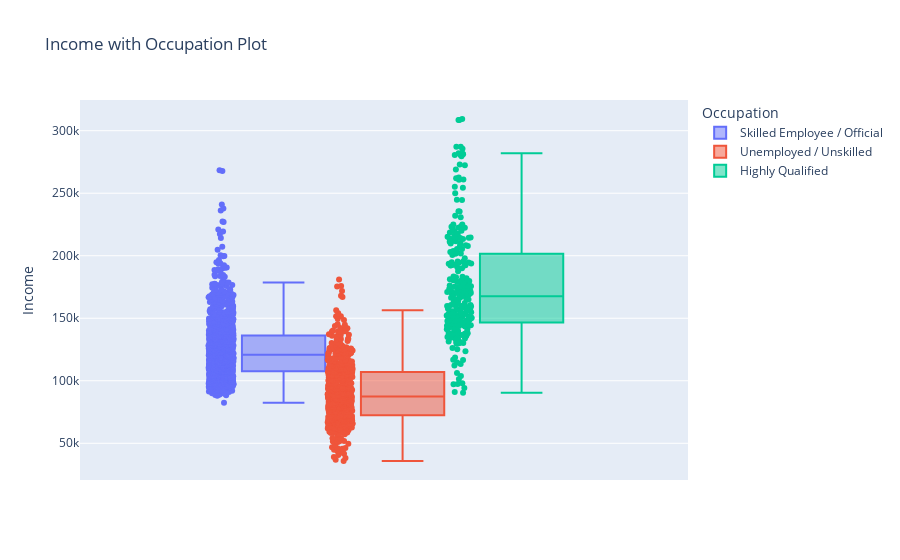

The cell this chart's notebook holds for it:
### Code cell
fig = px.box(df, y="Income", color = "Occupation", points='all', title="Income with Occupation Plot")
fig.show()

### Figure 1 — Plotly figure (JSON) as saved in the notebook; plotly's stock layout.template omitted (floating-point values rounded to 4 significant figures; data arrays with more than 128 entries replaced by an {"elided": "..."} marker saying what was removed)
{"data": [{"alignmentgroup": "True", "boxpoints": "all", "hovertemplate": "Occupation=Skilled Employee / Official<br>Income=%{y}<extra></extra>", "legendgroup": "Skilled Employee / Official", "marker": {"color": "#636efa"}, "name": "Skilled Employee / Official", "notched": false, "offsetgroup": "Skilled Employee / Official", "orientation": "v", "showlegend": true, "type": "box", "x0": " ", "xaxis": "x", "y": {"elided": "1113 int values"}, "y0": " ", "yaxis": "y"}, {"alignmentgroup": "True", "boxpoints": "all", "hovertemplate": "Occupation=Unemployed / Unskilled<br>Income=%{y}<extra></extra>", "legendgroup": "Unemployed / Unskilled", "marker": {"color": "#EF553B"}, "name": "Unemployed / Unskilled", "notched": false, "offsetgroup": "Unemployed / Unskilled", "orientation": "v", "showlegend": true, "type": "box", "x0": " ", "xaxis": "x", "y": {"elided": "633 int values"}, "y0": " ", "yaxis": "y"}, {"alignmentgroup": "True", "boxpoints": "all", "hovertemplate": "Occupation=Highly Qualified<br>Income=%{y}<extra></extra>", "legendgroup": "Highly Qualified", "marker": {"color": "#00cc96"}, "name": "Highly Qualified", "notched": false, "offsetgroup": "Highly Qualified", "orientation": "v", "showlegend": true, "type": "box", "x0": " ", "xaxis": "x", "y": {"elided": "254 int values"}, "y0": " ", "yaxis": "y"}], "layout": {"boxmode": "group", "legend": {"title": {"text": "Occupation"}, "tracegroupgap": 0}, "title": {"text": "Income with Occupation Plot"}, "xaxis": {"anchor": "y", "domain": [0, 1]}, "yaxis": {"anchor": "x", "domain": [0, 1], "title": {"text": "Income"}}}}
